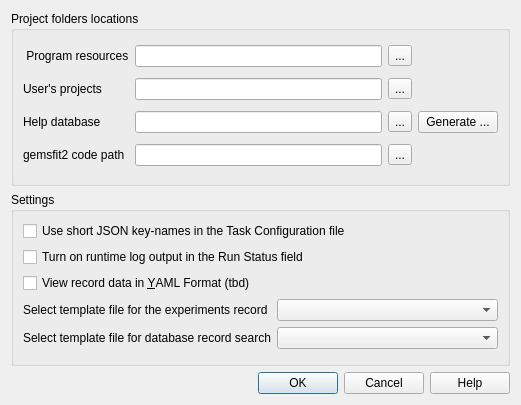
<?xml version="1.0" encoding="UTF-8"?>
<ui version="4.0">
 <class>PreferencesDialog</class>
 <widget class="QDialog" name="PreferencesDialog">
  <property name="geometry">
   <rect>
    <x>0</x>
    <y>0</y>
    <width>521</width>
    <height>405</height>
   </rect>
  </property>
  <property name="windowTitle">
   <string>GEMSFITS Preferences</string>
  </property>
  <property name="windowIcon">
   <iconset resource="../fgui.qrc">
    <normaloff>:/menu/Icons/RemakeRecordIcon.png</normaloff>:/menu/Icons/RemakeRecordIcon.png</iconset>
  </property>
  <layout class="QVBoxLayout" name="verticalLayout">
   <item>
    <widget class="QGroupBox" name="groupBox">
     <property name="title">
      <string>Project folders locations</string>
     </property>
     <layout class="QGridLayout" name="gridLayout">
      <item row="0" column="0">
       <widget class="QLabel" name="label">
        <property name="text">
         <string> Program resources</string>
        </property>
       </widget>
      </item>
      <item row="0" column="1">
       <widget class="QLineEdit" name="resourcesEdit"/>
      </item>
      <item row="0" column="2">
       <widget class="QToolButton" name="resourcesButton">
        <property name="text">
         <string>...</string>
        </property>
       </widget>
      </item>
      <item row="1" column="0">
       <widget class="QLabel" name="label_2">
        <property name="text">
         <string>User's projects</string>
        </property>
       </widget>
      </item>
      <item row="1" column="1">
       <widget class="QLineEdit" name="usersEdit"/>
      </item>
      <item row="1" column="2">
       <widget class="QToolButton" name="usersButton">
        <property name="text">
         <string>...</string>
        </property>
       </widget>
      </item>
      <item row="2" column="0">
       <widget class="QLabel" name="label_3">
        <property name="text">
         <string>Help database</string>
        </property>
       </widget>
      </item>
      <item row="2" column="1">
       <widget class="QLineEdit" name="helpEdit"/>
      </item>
      <item row="2" column="2">
       <widget class="QToolButton" name="helpButton">
        <property name="text">
         <string>...</string>
        </property>
       </widget>
      </item>
      <item row="2" column="3">
       <widget class="QPushButton" name="pushButton">
        <property name="text">
         <string>Generate ...</string>
        </property>
       </widget>
      </item>
      <item row="3" column="0">
       <widget class="QLabel" name="label_5">
        <property name="text">
         <string>gemsfit2 code path</string>
        </property>
       </widget>
      </item>
      <item row="3" column="1">
       <widget class="QLineEdit" name="gemsfit2Edit"/>
      </item>
      <item row="3" column="2">
       <widget class="QToolButton" name="gemsfit2Button">
        <property name="text">
         <string>...</string>
        </property>
       </widget>
      </item>
     </layout>
    </widget>
   </item>
   <item>
    <widget class="QGroupBox" name="groupBox_2">
     <property name="title">
      <string>Settings</string>
     </property>
     <layout class="QGridLayout" name="gridLayout_2">
      <item row="0" column="0" colspan="2">
       <widget class="QCheckBox" name="commentsBox">
        <property name="text">
         <string>Use short JSON key-names in the Task Configuration file</string>
        </property>
       </widget>
      </item>
      <item row="1" column="0" colspan="2">
       <widget class="QCheckBox" name="turnoff">
        <property name="text">
         <string>Turn on runtime log output in the Run Status field </string>
        </property>
       </widget>
      </item>
      <item row="2" column="0" colspan="2">
       <widget class="QCheckBox" name="yamlBox">
        <property name="text">
         <string>View record data in &amp;YAML Format (tbd)</string>
        </property>
       </widget>
      </item>
      <item row="3" column="0">
       <widget class="QLabel" name="label_4">
        <property name="text">
         <string>Select template file for the experiments record</string>
        </property>
       </widget>
      </item>
      <item row="3" column="1">
       <widget class="QComboBox" name="experimentsBox"/>
      </item>
      <item row="4" column="0">
       <widget class="QLabel" name="label_6">
        <property name="text">
         <string>Select template file for database record search</string>
        </property>
       </widget>
      </item>
      <item row="4" column="1">
       <widget class="QComboBox" name="searchBox"/>
      </item>
     </layout>
    </widget>
   </item>
   <item>
    <widget class="QDialogButtonBox" name="buttonBox">
     <property name="orientation">
      <enum>Qt::Horizontal</enum>
     </property>
     <property name="standardButtons">
      <set>QDialogButtonBox::Cancel|QDialogButtonBox::Help|QDialogButtonBox::Ok</set>
     </property>
    </widget>
   </item>
  </layout>
 </widget>
 <resources>
  <include location="../fgui.qrc"/>
 </resources>
 <connections>
  <connection>
   <sender>buttonBox</sender>
   <signal>accepted()</signal>
   <receiver>PreferencesDialog</receiver>
   <slot>accept()</slot>
   <hints>
    <hint type="sourcelabel">
     <x>248</x>
     <y>254</y>
    </hint>
    <hint type="destinationlabel">
     <x>157</x>
     <y>274</y>
    </hint>
   </hints>
  </connection>
  <connection>
   <sender>buttonBox</sender>
   <signal>rejected()</signal>
   <receiver>PreferencesDialog</receiver>
   <slot>reject()</slot>
   <hints>
    <hint type="sourcelabel">
     <x>316</x>
     <y>260</y>
    </hint>
    <hint type="destinationlabel">
     <x>286</x>
     <y>274</y>
    </hint>
   </hints>
  </connection>
 </connections>
</ui>
